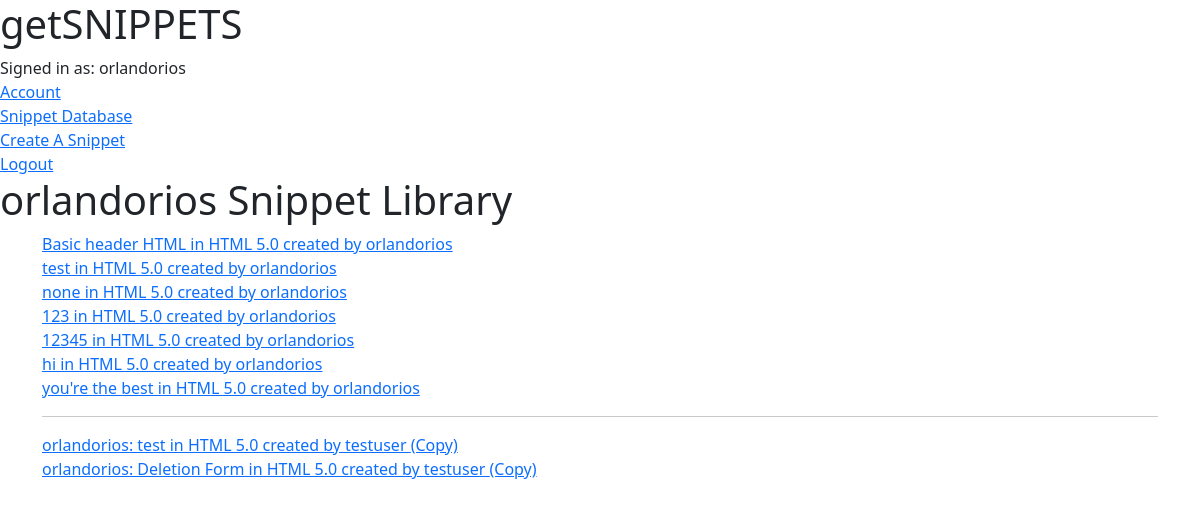
Page /snippets/profile/ (signed in) on the committed database.
### snippets/models.py (models this page shows, shortened)
class User(BaseUser):
    pass

class Snippet(models.Model):
    code = models.TextField()
    description = models.CharField(max_length=512)
    language = models.ForeignKey('Language',
    on_delete=models.CASCADE, related_name="snippets", blank=True, null=True)
    users = models.ManyToManyField('User', related_name='snippets')
    author = models.ForeignKey('User', on_delete=models.CASCADE, related_name="user_snippet")
    parent = models.ForeignKey('Snippet', on_delete=models.SET_NULL, related_name="fork",
        blank=True, null=True)
    def __str__(self):
        return f'{self.description} in {self.language} created by {self.author}'

class Language(models.Model):
    name = models.CharField(max_length=255)
    version = models.FloatField(blank=True, null=True)
    def __str__(self):
        return f'{self.name} {self.version}'

class Favorite(models.Model):
    user = models.ForeignKey("User", on_delete=models.CASCADE, related_name="favorites")
    snippet = models.ForeignKey("Snippet", on_delete=models.CASCADE, related_name="favorites")
    create_at = models.DateTimeField(auto_now_add=True)
    def __str__(self):
        return f'{self.user}: {self.snippet}'

### snippets/views.py (the view)
# urls.py: path('snippets/profile/', views.user_profile, name='user_profile'),
def user_profile(request):
    snippets = Snippet.objects.filter(users=request.user) | Snippet.objects.filter(author=request.user)
    return render(request, "snippets/profile.html", {"snippets":snippets})

### templates/snippets/profile.html (shortened to what this page needs)
{% extends "base.html" %}
{% block content %}
<h1> {{request.user.username}} Snippet Library </h1>
<div class="container">
    {% for snippet in snippets %}
    <div class="snippet-box">
        <a class="snippet-name" href="{% url 'snippet_detail' pk=snippet.pk %}"> {{ snippet }} </a>
    </div>
    {% endfor %}
    <hr/>
    {% for favorite in user.favorites.all %}
    <div class="snippet-box">
        <a class="snippet-name" href="{% url 'snippet_detail' pk=favorite.snippet.pk %}"> {{ favorite }} (Copy)</a>
    </div>
    {% endfor %}
</div>
{% endblock %}

### templates/base.html (shortened to what this page needs)
{% load static %}
{% load bootstrap5 %}
<!DOCTYPE html>
<html lang="en">
<head>
    <link rel="stylesheet" href="{% static 'css/prism.css' %}">
    <link rel="stylesheet" href="{% static 'css/style.css' %}">
    <link href="https://cdn.jsdelivr.net/npm/bootstrap@5.2.0/dist/css/bootstrap.min.css" rel="stylesheet"
>
</head>
<body>
    <header>
        <h1>getSNIPPETS</h1>
        <div class="user_account">{% if user.is_authenticated %}
            <div class="username">Signed in as: {{request.user.username}}</div>
            <div><a href="/snippets/profile/">Account</a></div>
            <div><a href="{% url 'snippets' %}">Snippet Database</a></div>
            <a href="{% url 'create_snippet' %}" class="top-menu">
                Create A Snippet
            </a>
            <div><a href="/accounts/logout">Logout</a></div>
            {% else %}
            <div><a href="/accounts/login">Login</a></div>
            <div><a href="/accounts/register">Sign Up</a></div>
            <div><a href="{% url 'snippets' %}">Snippet Database</a></div>
            {% endif %}
        </div>
    </header>
    {% block content %}
    {% endblock %}
</body>
</html>

### rows in the picture
User: user.username "orlandorios"
Snippet: description+language+author "Basic header HTML in HTML 5.0 created by orlandorios"
Snippet: description+language+author "test in HTML 5.0 created by orlandorios"
Snippet: description+language+author "none in HTML 5.0 created by orlandorios"
Snippet: description+language+author "123 in HTML 5.0 created by orlandorios"
Snippet: description+language+author "12345 in HTML 5.0 created by orlandorios"
Snippet: description+language+author "hi in HTML 5.0 created by orlandorios"
Snippet: description+language+author "you're the best in HTML 5.0 created by orlandorios"
Favorite: user+snippet "orlandorios: test in HTML 5.0 created by testuser"
Favorite: user+snippet "orlandorios: Deletion Form in HTML 5.0 created by testuser"
